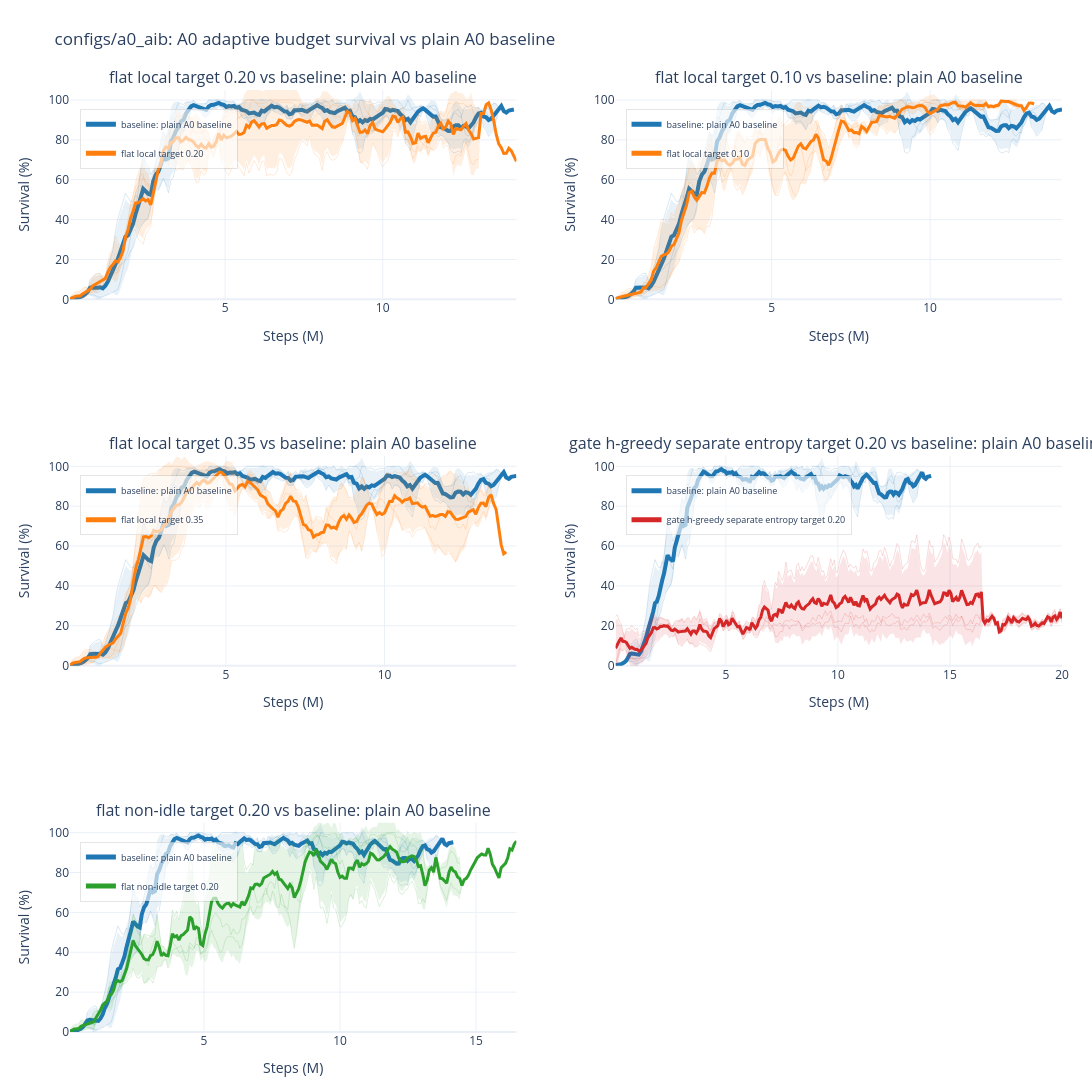

The notebook cell saved with this chart:
### Markdown cell above
Assuming plot baseline = `a0_hvg_00_baseline` (plain A0 baseline).

| Run family | Displayed name | Adaptive budget | Cost mode | Target | Rho threshold | Intervention gate | Difference vs `a0_hvg_00_baseline` |
|---|---|---|---|---:|---:|---|---|
| `a0_hvg_00_baseline` | plain A0 baseline | `false` | `-` | `-` | `-` | `false` | Plain A0 baseline: no adaptive intervention budget and no gate |
| `a0_aib_00_flat_local_t020` | flat local target 0.20 | `true` | `local_safe` | `0.20` | `0.90` | `false` | Adds adaptive intervention budget with local-safe cost and target `0.20` |
| `a0_aib_01_flat_local_t010` | flat local target 0.10 | `true` | `local_safe` | `0.10` | `0.90` | `false` | Same local-safe budget mechanism with lower target `0.10` |
| `a0_aib_02_flat_local_t035` | flat local target 0.35 | `true` | `local_safe` | `0.35` | `0.90` | `false` | Same local-safe budget mechanism with higher target `0.35` |
| `a0_aib_03_gate_hgreedy_sep_local_t020` | gate h-greedy separate entropy target 0.20 | `true` | `local_safe` | `0.20` | `0.90` | `hierarchical_greedy` | Adds intervention gate with hierarchical greedy eval and separate gate entropy while keeping local-safe target `0.20` |
| `a0_aib_04_flat_nonidle_t020` | flat non-idle target 0.20 | `true` | `nonidle` | `0.20` | `0.90` | `false` | Uses non-idle cost instead of local-safe cost at target `0.20` |

Shared unless noted: MLP actor/critic, `[256,256,256]` / `[256,256,256]`, `norm_reward = true`, `init_do_nothing_prob = 0.0`, `entropy_coef = 0.01`, `total_timesteps = 20000000`, `eval_freq = 80000`.

### Code cell
a0_aib_result = wm.plot_a0_aib_survival()
a0_aib_result["fig"]

### Figure 1 — Plotly figure (JSON) as saved in the notebook; plotly's stock layout.template omitted (floating-point values rounded to 4 significant figures; data arrays with more than 128 entries replaced by an {"elided": "..."} marker saying what was removed)
{"data": [{"hovertemplate": "<b>a0_hvg_00_baseline_s0</b><br>step: %{x:.2f}M<br>smoothed value: %{y:.3f}<extra></extra>", "legend": "legend", "legendgroup": "mean_subplot1:baseline: plain A0 baseline", "line": {"color": "#1f77b4", "dash": "solid", "width": 1}, "mode": "lines", "name": "baseline: plain A0 baseline member", "opacity": 0.16, "showlegend": false, "type": "scatter", "x": {"elided": "171 float values"}, "xaxis": "x", "y": {"elided": "171 float values"}, "yaxis": "y"}, {"hovertemplate": "<b>a0_hvg_00_baseline_s1</b><br>step: %{x:.2f}M<br>smoothed value: %{y:.3f}<extra></extra>", "legend": "legend", "legendgroup": "mean_subplot1:baseline: plain A0 baseline", "line": {"color": "#1f77b4", "dash": "solid", "width": 1}, "mode": "lines", "name": "baseline: plain A0 baseline member", "opacity": 0.16, "showlegend": false, "type": "scatter", "x": {"elided": "171 float values"}, "xaxis": "x", "y": {"elided": "171 float values"}, "yaxis": "y"}, {"hovertemplate": "<b>a0_hvg_00_baseline_s2</b><br>step: %{x:.2f}M<br>smoothed value: %{y:.3f}<extra></extra>", "legend": "legend", "legendgroup": "mean_subplot1:baseline: plain A0 baseline", "line": {"color": "#1f77b4", "dash": "solid", "width": 1}, "mode": "lines", "name": "baseline: plain A0 baseline member", "opacity": 0.16, "showlegend": false, "type": "scatter", "x": {"elided": "177 float values"}, "xaxis": "x", "y": {"elided": "177 float values"}, "yaxis": "y"}, {"fill": "toself", "fillcolor": "rgba(31,119,180,0.1)", "hoverinfo": "skip", "legend": "legend", "legendgroup": "mean_subplot1:baseline: plain A0 baseline", "line": {"color": "rgba(0,0,0,0)", "width": 0}, "mode": "lines", "name": "baseline: plain A0 baseline std", "showlegend": false, "type": "scatter", "x": {"elided": "354 float values"}, "xaxis": "x", "y": {"elided": "354 float values"}, "yaxis": "y"}, {"customdata": {"elided": "177 int values"}, "hovertemplate": "<b>baseline: plain A0 baseline</b><br>metric: test/charts/episodic_survival<br>runs at step: %{customdata}<br>step: %{x:.2f}M<br>mean of smoothed seeds: %{y:.3f}<extra></extra>", "legend": "legend", "legendgroup": "mean_subplot1:baseline: plain A0 baseline", "line": {"color": "#1f77b4", "dash": "solid", "width": 4}, "mode": "lines", "name": "baseline: plain A0 baseline", "opacity": 1, "showlegend": true, "type": "scatter", "x": {"elided": "177 float values"}, "xaxis": "x", "y": {"elided": "177 float values"}, "yaxis": "y"}, {"hovertemplate": "<b>a0_aib_00_flat_local_t020_s0</b><br>step: %{x:.2f}M<br>smoothed value: %{y:.3f}<extra></extra>", "legend": "legend", "legendgroup": "mean_subplot1:flat local target 0.20", "line": {"color": "#ff7f0e", "dash": "solid", "width": 1}, "mode": "lines", "name": "flat local target 0.20 member", "opacity": 0.16, "showlegend": false, "type": "scatter", "x": {"elided": "178 float values"}, "xaxis": "x", "y": {"elided": "178 float values"}, "yaxis": "y"}, {"hovertemplate": "<b>a0_aib_00_flat_local_t020_s1</b><br>step: %{x:.2f}M<br>smoothed value: %{y:.3f}<extra></extra>", "legend": "legend", "legendgroup": "mean_subplot1:flat local target 0.20", "line": {"color": "#ff7f0e", "dash": "solid", "width": 1}, "mode": "lines", "name": "flat local target 0.20 member", "opacity": 0.16, "showlegend": false, "type": "scatter", "x": {"elided": "163 float values"}, "xaxis": "x", "y": {"elided": "163 float values"}, "yaxis": "y"}, {"hovertemplate": "<b>a0_aib_00_flat_local_t020_s2</b><br>step: %{x:.2f}M<br>smoothed value: %{y:.3f}<extra></extra>", "legend": "legend", "legendgroup": "mean_subplot1:flat local target 0.20", "line": {"color": "#ff7f0e", "dash": "solid", "width": 1}, "mode": "lines", "name": "flat local target 0.20 member", "opacity": 0.16, "showlegend": false, "type": "scatter", "x": {"elided": "152 float values"}, "xaxis": "x", "y": {"elided": "152 float values"}, "yaxis": "y"}, {"fill": "toself", "fillcolor": "rgba(255,127,14,0.12)", "hoverinfo": "skip", "legend": "legend", "legendgroup": "mean_subplot1:flat local target 0.20", "line": {"color": "rgba(0,0,0,0)", "width": 0}, "mode": "lines", "name": "flat local target 0.20 std", "showlegend": false, "type": "scatter", "x": {"elided": "356 float values"}, "xaxis": "x", "y": {"elided": "356 float values"}, "yaxis": "y"}, {"customdata": {"elided": "178 int values"}, "hovertemplate": "<b>flat local target 0.20</b><br>metric: test/charts/episodic_survival<br>runs at step: %{customdata}<br>step: %{x:.2f}M<br>mean of smoothed seeds: %{y:.3f}<extra></extra>", "legend": "legend", "legendgroup": "mean_subplot1:flat local target 0.20", "line": {"color": "#ff7f0e", "dash": "solid", "width": 3}, "mode": "lines", "name": "flat local target 0.20", "opacity": 1, "showlegend": true, "type": "scatter", "x": {"elided": "178 float values"}, "xaxis": "x", "y": {"elided": "178 float values"}, "yaxis": "y"}, {"hovertemplate": "<b>a0_hvg_00_baseline_s0</b><br>step: %{x:.2f}M<br>smoothed value: %{y:.3f}<extra></extra>", "legend": "legend2", "legendgroup": "mean_subplot2:baseline: plain A0 baseline", "line": {"color": "#1f77b4", "dash": "solid", "width": 1}, "mode": "lines", "name": "baseline: plain A0 baseline member", "opacity": 0.16, "showlegend": false, "type": "scatter", "x": {"elided": "171 float values"}, "xaxis": "x2", "y": {"elided": "171 float values"}, "yaxis": "y2"}, {"hovertemplate": "<b>a0_hvg_00_baseline_s1</b><br>step: %{x:.2f}M<br>smoothed value: %{y:.3f}<extra></extra>", "legend": "legend2", "legendgroup": "mean_subplot2:baseline: plain A0 baseline", "line": {"color": "#1f77b4", "dash": "solid", "width": 1}, "mode": "lines", "name": "baseline: plain A0 baseline member", "opacity": 0.16, "showlegend": false, "type": "scatter", "x": {"elided": "171 float values"}, "xaxis": "x2", "y": {"elided": "171 float values"}, "yaxis": "y2"}, {"hovertemplate": "<b>a0_hvg_00_baseline_s2</b><br>step: %{x:.2f}M<br>smoothed value: %{y:.3f}<extra></extra>", "legend": "legend2", "legendgroup": "mean_subplot2:baseline: plain A0 baseline", "line": {"color": "#1f77b4", "dash": "solid", "width": 1}, "mode": "lines", "name": "baseline: plain A0 baseline member", "opacity": 0.16, "showlegend": false, "type": "scatter", "x": {"elided": "177 float values"}, "xaxis": "x2", "y": {"elided": "177 float values"}, "yaxis": "y2"}, {"fill": "toself", "fillcolor": "rgba(31,119,180,0.1)", "hoverinfo": "skip", "legend": "legend2", "legendgroup": "mean_subplot2:baseline: plain A0 baseline", "line": {"color": "rgba(0,0,0,0)", "width": 0}, "mode": "lines", "name": "baseline: plain A0 baseline std", "showlegend": false, "type": "scatter", "x": {"elided": "354 float values"}, "xaxis": "x2", "y": {"elided": "354 float values"}, "yaxis": "y2"}, {"customdata": {"elided": "177 int values"}, "hovertemplate": "<b>baseline: plain A0 baseline</b><br>metric: test/charts/episodic_survival<br>runs at step: %{customdata}<br>step: %{x:.2f}M<br>mean of smoothed seeds: %{y:.3f}<extra></extra>", "legend": "legend2", "legendgroup": "mean_subplot2:baseline: plain A0 baseline", "line": {"color": "#1f77b4", "dash": "solid", "width": 4}, "mode": "lines", "name": "baseline: plain A0 baseline", "opacity": 1, "showlegend": true, "type": "scatter", "x": {"elided": "177 float values"}, "xaxis": "x2", "y": {"elided": "177 float values"}, "yaxis": "y2"}, {"hovertemplate": "<b>a0_aib_01_flat_local_t010_s0</b><br>step: %{x:.2f}M<br>smoothed value: %{y:.3f}<extra></extra>", "legend": "legend2", "legendgroup": "mean_subplot2:flat local target 0.10", "line": {"color": "#ff7f0e", "dash": "solid", "width": 1}, "mode": "lines", "name": "flat local target 0.10 member", "opacity": 0.16, "showlegend": false, "type": "scatter", "x": {"elided": "161 float values"}, "xaxis": "x2", "y": {"elided": "161 float values"}, "yaxis": "y2"}, {"hovertemplate": "<b>a0_aib_01_flat_local_t010_s1</b><br>step: %{x:.2f}M<br>smoothed value: %{y:.3f}<extra></extra>", "legend": "legend2", "legendgroup": "mean_subplot2:flat local target 0.10", "line": {"color": "#ff7f0e", "dash": "solid", "width": 1}, "mode": "lines", "name": "flat local target 0.10 member", "opacity": 0.16, "showlegend": false, "type": "scatter", "x": {"elided": "166 float values"}, "xaxis": "x2", "y": {"elided": "166 float values"}, "yaxis": "y2"}, {"hovertemplate": "<b>a0_aib_01_flat_local_t010_s2</b><br>step: %{x:.2f}M<br>smoothed value: %{y:.3f}<extra></extra>", "legend": "legend2", "legendgroup": "mean_subplot2:flat local target 0.10", "line": {"color": "#ff7f0e", "dash": "solid", "width": 1}, "mode": "lines", "name": "flat local target 0.10 member", "opacity": 0.16, "showlegend": false, "type": "scatter", "x": {"elided": "159 float values"}, "xaxis": "x2", "y": {"elided": "159 float values"}, "yaxis": "y2"}, {"fill": "toself", "fillcolor": "rgba(255,127,14,0.12)", "hoverinfo": "skip", "legend": "legend2", "legendgroup": "mean_subplot2:flat local target 0.10", "line": {"color": "rgba(0,0,0,0)", "width": 0}, "mode": "lines", "name": "flat local target 0.10 std", "showlegend": false, "type": "scatter", "x": {"elided": "332 float values"}, "xaxis": "x2", "y": {"elided": "332 float values"}, "yaxis": "y2"}, {"customdata": {"elided": "166 int values"}, "hovertemplate": "<b>flat local target 0.10</b><br>metric: test/charts/episodic_survival<br>runs at step: %{customdata}<br>step: %{x:.2f}M<br>mean of smoothed seeds: %{y:.3f}<extra></extra>", "legend": "legend2", "legendgroup": "mean_subplot2:flat local target 0.10", "line": {"color": "#ff7f0e", "dash": "solid", "width": 3}, "mode": "lines", "name": "flat local target 0.10", "opacity": 1, "showlegend": true, "type": "scatter", "x": {"elided": "166 float values"}, "xaxis": "x2", "y": {"elided": "166 float values"}, "yaxis": "y2"}, {"hovertemplate": "<b>a0_hvg_00_baseline_s0</b><br>step: %{x:.2f}M<br>smoothed value: %{y:.3f}<extra></extra>", "legend": "legend3", "legendgroup": "mean_subplot3:baseline: plain A0 baseline", "line": {"color": "#1f77b4", "dash": "solid", "width": 1}, "mode": "lines", "name": "baseline: plain A0 baseline member", "opacity": 0.16, "showlegend": false, "type": "scatter", "x": {"elided": "171 float values"}, "xaxis": "x3", "y": {"elided": "171 float values"}, "yaxis": "y3"}, {"hovertemplate": "<b>a0_hvg_00_baseline_s1</b><br>step: %{x:.2f}M<br>smoothed value: %{y:.3f}<extra></extra>", "legend": "legend3", "legendgroup": "mean_subplot3:baseline: plain A0 baseline", "line": {"color": "#1f77b4", "dash": "solid", "width": 1}, "mode": "lines", "name": "baseline: plain A0 baseline member", "opacity": 0.16, "showlegend": false, "type": "scatter", "x": {"elided": "171 float values"}, "xaxis": "x3", "y": {"elided": "171 float values"}, "yaxis": "y3"}, {"hovertemplate": "<b>a0_hvg_00_baseline_s2</b><br>step: %{x:.2f}M<br>smoothed value: %{y:.3f}<extra></extra>", "legend": "legend3", "legendgroup": "mean_subplot3:baseline: plain A0 baseline", "line": {"color": "#1f77b4", "dash": "solid", "width": 1}, "mode": "lines", "name": "baseline: plain A0 baseline member", "opacity": 0.16, "showlegend": false, "type": "scatter", "x": {"elided": "177 float values"}, "xaxis": "x3", "y": {"elided": "177 float values"}, "yaxis": "y3"}, {"fill": "toself", "fillcolor": "rgba(31,119,180,0.1)", "hoverinfo": "skip", "legend": "legend3", "legendgroup": "mean_subplot3:baseline: plain A0 baseline", "line": {"color": "rgba(0,0,0,0)", "width": 0}, "mode": "lines", "name": "baseline: plain A0 baseline std", "showlegend": false, "type": "scatter", "x": {"elided": "354 float values"}, "xaxis": "x3", "y": {"elided": "354 float values"}, "yaxis": "y3"}, {"customdata": {"elided": "177 int values"}, "hovertemplate": "<b>baseline: plain A0 baseline</b><br>metric: test/charts/episodic_survival<br>runs at step: %{customdata}<br>step: %{x:.2f}M<br>mean of smoothed seeds: %{y:.3f}<extra></extra>", "legend": "legend3", "legendgroup": "mean_subplot3:baseline: plain A0 baseline", "line": {"color": "#1f77b4", "dash": "solid", "width": 4}, "mode": "lines", "name": "baseline: plain A0 baseline", "opacity": 1, "showlegend": true, "type": "scatter", "x": {"elided": "177 float values"}, "xaxis": "x3", "y": {"elided": "177 float values"}, "yaxis": "y3"}, {"hovertemplate": "<b>a0_aib_02_flat_local_t035_s0</b><br>step: %{x:.2f}M<br>smoothed value: %{y:.3f}<extra></extra>", "legend": "legend3", "legendgroup": "mean_subplot3:flat local target 0.35", "line": {"color": "#ff7f0e", "dash": "solid", "width": 1}, "mode": "lines", "name": "flat local target 0.35 member", "opacity": 0.16, "showlegend": false, "type": "scatter", "x": {"elided": "173 float values"}, "xaxis": "x3", "y": {"elided": "173 float values"}, "yaxis": "y3"}, {"hovertemplate": "<b>a0_aib_02_flat_local_t035_s1</b><br>step: %{x:.2f}M<br>smoothed value: %{y:.3f}<extra></extra>", "legend": "legend3", "legendgroup": "mean_subplot3:flat local target 0.35", "line": {"color": "#ff7f0e", "dash": "solid", "width": 1}, "mode": "lines", "name": "flat local target 0.35 member", "opacity": 0.16, "showlegend": false, "type": "scatter", "x": {"elided": "167 float values"}, "xaxis": "x3", "y": {"elided": "167 float values"}, "yaxis": "y3"}, {"hovertemplate": "<b>a0_aib_02_flat_local_t035_s2</b><br>step: %{x:.2f}M<br>smoothed value: %{y:.3f}<extra></extra>", "legend": "legend3", "legendgroup": "mean_subplot3:flat local target 0.35", "line": {"color": "#ff7f0e", "dash": "solid", "width": 1}, "mode": "lines", "name": "flat local target 0.35 member", "opacity": 0.16, "showlegend": false, "type": "scatter", "x": {"elided": "160 float values"}, "xaxis": "x3", "y": {"elided": "160 float values"}, "yaxis": "y3"}, {"fill": "toself", "fillcolor": "rgba(255,127,14,0.12)", "hoverinfo": "skip", "legend": "legend3", "legendgroup": "mean_subplot3:flat local target 0.35", "line": {"color": "rgba(0,0,0,0)", "width": 0}, "mode": "lines", "name": "flat local target 0.35 std", "showlegend": false, "type": "scatter", "x": {"elided": "346 float values"}, "xaxis": "x3", "y": {"elided": "346 float values"}, "yaxis": "y3"}, {"customdata": {"elided": "173 int values"}, "hovertemplate": "<b>flat local target 0.35</b><br>metric: test/charts/episodic_survival<br>runs at step: %{customdata}<br>step: %{x:.2f}M<br>mean of smoothed seeds: %{y:.3f}<extra></extra>", "legend": "legend3", "legendgroup": "mean_subplot3:flat local target 0.35", "line": {"color": "#ff7f0e", "dash": "solid", "width": 3}, "mode": "lines", "name": "flat local target 0.35", "opacity": 1, "showlegend": true, "type": "scatter", "x": {"elided": "173 float values"}, "xaxis": "x3", "y": {"elided": "173 float values"}, "yaxis": "y3"}, {"hovertemplate": "<b>a0_hvg_00_baseline_s0</b><br>step: %{x:.2f}M<br>smoothed value: %{y:.3f}<extra></extra>", "legend": "legend4", "legendgroup": "mean_subplot4:baseline: plain A0 baseline", "line": {"color": "#1f77b4", "dash": "solid", "width": 1}, "mode": "lines", "name": "baseline: plain A0 baseline member", "opacity": 0.16, "showlegend": false, "type": "scatter", "x": {"elided": "171 float values"}, "xaxis": "x4", "y": {"elided": "171 float values"}, "yaxis": "y4"}, {"hovertemplate": "<b>a0_hvg_00_baseline_s1</b><br>step: %{x:.2f}M<br>smoothed value: %{y:.3f}<extra></extra>", "legend": "legend4", "legendgroup": "mean_subplot4:baseline: plain A0 baseline", "line": {"color": "#1f77b4", "dash": "solid", "width": 1}, "mode": "lines", "name": "baseline: plain A0 baseline member", "opacity": 0.16, "showlegend": false, "type": "scatter", "x": {"elided": "171 float values"}, "xaxis": "x4", "y": {"elided": "171 float values"}, "yaxis": "y4"}, {"hovertemplate": "<b>a0_hvg_00_baseline_s2</b><br>step: %{x:.2f}M<br>smoothed value: %{y:.3f}<extra></extra>", "legend": "legend4", "legendgroup": "mean_subplot4:baseline: plain A0 baseline", "line": {"color": "#1f77b4", "dash": "solid", "width": 1}, "mode": "lines", "name": "baseline: plain A0 baseline member", "opacity": 0.16, "showlegend": false, "type": "scatter", "x": {"elided": "177 float values"}, "xaxis": "x4", "y": {"elided": "177 float values"}, "yaxis": "y4"}, {"fill": "toself", "fillcolor": "rgba(31,119,180,0.1)", "hoverinfo": "skip", "legend": "legend4", "legendgroup": "mean_subplot4:baseline: plain A0 baseline", "line": {"color": "rgba(0,0,0,0)", "width": 0}, "mode": "lines", "name": "baseline: plain A0 baseline std", "showlegend": false, "type": "scatter", "x": {"elided": "354 float values"}, "xaxis": "x4", "y": {"elided": "354 float values"}, "yaxis": "y4"}, {"customdata": {"elided": "177 int values"}, "hovertemplate": "<b>baseline: plain A0 baseline</b><br>metric: test/charts/episodic_survival<br>runs at step: %{customdata}<br>step: %{x:.2f}M<br>mean of smoothed seeds: %{y:.3f}<extra></extra>", "legend": "legend4", "legendgroup": "mean_subplot4:baseline: plain A0 baseline", "line": {"color": "#1f77b4", "dash": "solid", "width": 4}, "mode": "lines", "name": "baseline: plain A0 baseline", "opacity": 1, "showlegend": true, "type": "scatter", "x": {"elided": "177 float values"}, "xaxis": "x4", "y": {"elided": "177 float values"}, "yaxis": "y4"}, {"hovertemplate": "<b>a0_aib_03_gate_hgreedy_sep_local_t020_s0</b><br>step: %{x:.2f}M<br>smoothed value: %{y:.3f}<extra></extra>", "legend": "legend4", "legendgroup": "mean_subplot4:gate h-greedy separate entropy target 0.20", "line": {"color": "#d62728", "dash": "solid", "width": 1}, "mode": "lines", "name": "gate h-greedy separate entropy target 0.20 member", "opacity": 0.16, "showlegend": false, "type": "scatter", "x": {"elided": "205 float values"}, "xaxis": "x4", "y": {"elided": "205 float values"}, "yaxis": "y4"}, {"hovertemplate": "<b>a0_aib_03_gate_hgreedy_sep_local_t020_s1</b><br>step: %{x:.2f}M<br>smoothed value: %{y:.3f}<extra></extra>", "legend": "legend4", "legendgroup": "mean_subplot4:gate h-greedy separate entropy target 0.20", "line": {"color": "#d62728", "dash": "solid", "width": 1}, "mode": "lines", "name": "gate h-greedy separate entropy target 0.20 member", "opacity": 0.16, "showlegend": false, "type": "scatter", "x": {"elided": "250 float values"}, "xaxis": "x4", "y": {"elided": "250 float values"}, "yaxis": "y4"}, {"hovertemplate": "<b>a0_aib_03_gate_hgreedy_sep_local_t020_s2</b><br>step: %{x:.2f}M<br>smoothed value: %{y:.3f}<extra></extra>", "legend": "legend4", "legendgroup": "mean_subplot4:gate h-greedy separate entropy target 0.20", "line": {"color": "#d62728", "dash": "solid", "width": 1}, "mode": "lines", "name": "gate h-greedy separate entropy target 0.20 member", "opacity": 0.16, "showlegend": false, "type": "scatter", "x": {"elided": "250 float values"}, "xaxis": "x4", "y": {"elided": "250 float values"}, "yaxis": "y4"}, {"fill": "toself", "fillcolor": "rgba(214,39,40,0.12)", "hoverinfo": "skip", "legend": "legend4", "legendgroup": "mean_subplot4:gate h-greedy separate entropy target 0.20", "line": {"color": "rgba(0,0,0,0)", "width": 0}, "mode": "lines", "name": "gate h-greedy separate entropy target 0.20 std", "showlegend": false, "type": "scatter", "x": {"elided": "500 float values"}, "xaxis": "x4", "y": {"elided": "500 float values"}, "yaxis": "y4"}, {"customdata": {"elided": "250 int values"}, "hovertemplate": "<b>gate h-greedy separate entropy target 0.20</b><br>metric: test/charts/episodic_survival<br>runs at step: %{customdata}<br>step: %{x:.2f}M<br>mean of smoothed seeds: %{y:.3f}<extra></extra>", "legend": "legend4", "legendgroup": "mean_subplot4:gate h-greedy separate entropy target 0.20", "line": {"color": "#d62728", "dash": "solid", "width": 3}, "mode": "lines", "name": "gate h-greedy separate entropy target 0.20", "opacity": 1, "showlegend": true, "type": "scatter", "x": {"elided": "250 float values"}, "xaxis": "x4", "y": {"elided": "250 float values"}, "yaxis": "y4"}, {"hovertemplate": "<b>a0_hvg_00_baseline_s0</b><br>step: %{x:.2f}M<br>smoothed value: %{y:.3f}<extra></extra>", "legend": "legend5", "legendgroup": "mean_subplot5:baseline: plain A0 baseline", "line": {"color": "#1f77b4", "dash": "solid", "width": 1}, "mode": "lines", "name": "baseline: plain A0 baseline member", "opacity": 0.16, "showlegend": false, "type": "scatter", "x": {"elided": "171 float values"}, "xaxis": "x5", "y": {"elided": "171 float values"}, "yaxis": "y5"}, {"hovertemplate": "<b>a0_hvg_00_baseline_s1</b><br>step: %{x:.2f}M<br>smoothed value: %{y:.3f}<extra></extra>", "legend": "legend5", "legendgroup": "mean_subplot5:baseline: plain A0 baseline", "line": {"color": "#1f77b4", "dash": "solid", "width": 1}, "mode": "lines", "name": "baseline: plain A0 baseline member", "opacity": 0.16, "showlegend": false, "type": "scatter", "x": {"elided": "171 float values"}, "xaxis": "x5", "y": {"elided": "171 float values"}, "yaxis": "y5"}, {"hovertemplate": "<b>a0_hvg_00_baseline_s2</b><br>step: %{x:.2f}M<br>smoothed value: %{y:.3f}<extra></extra>", "legend": "legend5", "legendgroup": "mean_subplot5:baseline: plain A0 baseline", "line": {"color": "#1f77b4", "dash": "solid", "width": 1}, "mode": "lines", "name": "baseline: plain A0 baseline member", "opacity": 0.16, "showlegend": false, "type": "scatter", "x": {"elided": "177 float values"}, "xaxis": "x5", "y": {"elided": "177 float values"}, "yaxis": "y5"}, {"fill": "toself", "fillcolor": "rgba(31,119,180,0.1)", "hoverinfo": "skip", "legend": "legend5", "legendgroup": "mean_subplot5:baseline: plain A0 baseline", "line": {"color": "rgba(0,0,0,0)", "width": 0}, "mode": "lines", "name": "baseline: plain A0 baseline std", "showlegend": false, "type": "scatter", "x": {"elided": "354 float values"}, "xaxis": "x5", "y": {"elided": "354 float values"}, "yaxis": "y5"}, {"customdata": {"elided": "177 int values"}, "hovertemplate": "<b>baseline: plain A0 baseline</b><br>metric: test/charts/episodic_survival<br>runs at step: %{customdata}<br>step: %{x:.2f}M<br>mean of smoothed seeds: %{y:.3f}<extra></extra>", "legend": "legend5", "legendgroup": "mean_subplot5:baseline: plain A0 baseline", "line": {"color": "#1f77b4", "dash": "solid", "width": 4}, "mode": "lines", "name": "baseline: plain A0 baseline", "opacity": 1, "showlegend": true, "type": "scatter", "x": {"elided": "177 float values"}, "xaxis": "x5", "y": {"elided": "177 float values"}, "yaxis": "y5"}, {"hovertemplate": "<b>a0_aib_04_flat_nonidle_t020_s0</b><br>step: %{x:.2f}M<br>smoothed value: %{y:.3f}<extra></extra>", "legend": "legend5", "legendgroup": "mean_subplot5:flat non-idle target 0.20", "line": {"color": "#2ca02c", "dash": "solid", "width": 1}, "mode": "lines", "name": "flat non-idle target 0.20 member", "opacity": 0.16, "showlegend": false, "type": "scatter", "x": {"elided": "180 float values"}, "xaxis": "x5", "y": {"elided": "180 float values"}, "yaxis": "y5"}, {"hovertemplate": "<b>a0_aib_04_flat_nonidle_t020_s1</b><br>step: %{x:.2f}M<br>smoothed value: %{y:.3f}<extra></extra>", "legend": "legend5", "legendgroup": "mean_subplot5:flat non-idle target 0.20", "line": {"color": "#2ca02c", "dash": "solid", "width": 1}, "mode": "lines", "name": "flat non-idle target 0.20 member", "opacity": 0.16, "showlegend": false, "type": "scatter", "x": {"elided": "206 float values"}, "xaxis": "x5", "y": {"elided": "206 float values"}, "yaxis": "y5"}, {"hovertemplate": "<b>a0_aib_04_flat_nonidle_t020_s2</b><br>step: %{x:.2f}M<br>smoothed value: %{y:.3f}<extra></extra>", "legend": "legend5", "legendgroup": "mean_subplot5:flat non-idle target 0.20", "line": {"color": "#2ca02c", "dash": "solid", "width": 1}, "mode": "lines", "name": "flat non-idle target 0.20 member", "opacity": 0.16, "showlegend": false, "type": "scatter", "x": {"elided": "162 float values"}, "xaxis": "x5", "y": {"elided": "162 float values"}, "yaxis": "y5"}, {"fill": "toself", "fillcolor": "rgba(44,160,44,0.12)", "hoverinfo": "skip", "legend": "legend5", "legendgroup": "mean_subplot5:flat non-idle target 0.20", "line": {"color": "rgba(0,0,0,0)", "width": 0}, "mode": "lines", "name": "flat non-idle target 0.20 std", "showlegend": false, "type": "scatter", "x": {"elided": "412 float values"}, "xaxis": "x5", "y": {"elided": "412 float values"}, "yaxis": "y5"}, {"customdata": {"elided": "206 int values"}, "hovertemplate": "<b>flat non-idle target 0.20</b><br>metric: test/charts/episodic_survival<br>runs at step: %{customdata}<br>step: %{x:.2f}M<br>mean of smoothed seeds: %{y:.3f}<extra></extra>", "legend": "legend5", "legendgroup": "mean_subplot5:flat non-idle target 0.20", "line": {"color": "#2ca02c", "dash": "solid", "width": 3}, "mode": "lines", "name": "flat non-idle target 0.20", "opacity": 1, "showlegend": true, "type": "scatter", "x": {"elided": "206 float values"}, "xaxis": "x5", "y": {"elided": "206 float values"}, "yaxis": "y5"}], "layout": {"annotations": [{"font": {"size": 16}, "showarrow": false, "text": "flat local target 0.20 vs baseline: plain A0 baseline", "x": 0.225, "xanchor": "center", "xref": "paper", "y": 1, "yanchor": "bottom", "yref": "paper"}, {"font": {"size": 16}, "showarrow": false, "text": "flat local target 0.10 vs baseline: plain A0 baseline", "x": 0.775, "xanchor": "center", "xref": "paper", "y": 1, "yanchor": "bottom", "yref": "paper"}, {"font": {"size": 16}, "showarrow": false, "text": "flat local target 0.35 vs baseline: plain A0 baseline", "x": 0.225, "xanchor": "center", "xref": "paper", "y": 0.6111, "yanchor": "bottom", "yref": "paper"}, {"font": {"size": 16}, "showarrow": false, "text": "gate h-greedy separate entropy target 0.20 vs baseline: plain A0 baseline", "x": 0.775, "xanchor": "center", "xref": "paper", "y": 0.6111, "yanchor": "bottom", "yref": "paper"}, {"font": {"size": 16}, "showarrow": false, "text": "flat non-idle target 0.20 vs baseline: plain A0 baseline", "x": 0.225, "xanchor": "center", "xref": "paper", "y": 0.2222, "yanchor": "bottom", "yref": "paper"}], "height": 1140, "hovermode": "x unified", "legend": {"bgcolor": "rgba(255,255,255,0.62)", "bordercolor": "rgba(0,0,0,0.10)", "borderwidth": 1, "font": {"size": 9}, "itemsizing": "constant", "orientation": "v", "x": 0.01, "xanchor": "left", "y": 0.98, "yanchor": "top"}, "legend2": {"bgcolor": "rgba(255,255,255,0.62)", "bordercolor": "rgba(0,0,0,0.10)", "borderwidth": 1, "font": {"size": 9}, "itemsizing": "constant", "orientation": "v", "x": 0.56, "xanchor": "left", "y": 0.98, "yanchor": "top"}, "legend3": {"bgcolor": "rgba(255,255,255,0.62)", "bordercolor": "rgba(0,0,0,0.10)", "borderwidth": 1, "font": {"size": 9}, "itemsizing": "constant", "orientation": "v", "x": 0.01, "xanchor": "left", "y": 0.5911, "yanchor": "top"}, "legend4": {"bgcolor": "rgba(255,255,255,0.62)", "bordercolor": "rgba(0,0,0,0.10)", "borderwidth": 1, "font": {"size": 9}, "itemsizing": "constant", "orientation": "v", "x": 0.56, "xanchor": "left", "y": 0.5911, "yanchor": "top"}, "legend5": {"bgcolor": "rgba(255,255,255,0.62)", "bordercolor": "rgba(0,0,0,0.10)", "borderwidth": 1, "font": {"size": 9}, "itemsizing": "constant", "orientation": "v", "x": 0.01, "xanchor": "left", "y": 0.2022, "yanchor": "top"}, "margin": {"b": 60, "l": 70, "r": 30, "t": 90}, "showlegend": true, "title": {"text": "configs/a0_aib: A0 adaptive budget survival vs plain A0 baseline"}, "width": 1500, "xaxis": {"anchor": "y", "domain": [0, 0.45], "title": {"text": "Steps (M)"}}, "xaxis2": {"anchor": "y2", "domain": [0.55, 1], "title": {"text": "Steps (M)"}}, "xaxis3": {"anchor": "y3", "domain": [0, 0.45], "title": {"text": "Steps (M)"}}, "xaxis4": {"anchor": "y4", "domain": [0.55, 1], "title": {"text": "Steps (M)"}}, "xaxis5": {"anchor": "y5", "domain": [0, 0.45], "title": {"text": "Steps (M)"}}, "xaxis6": {"anchor": "y6", "domain": [0.55, 1]}, "yaxis": {"anchor": "x", "domain": [0.7778, 1], "range": [0, 105], "title": {"text": "Survival (%)"}}, "yaxis2": {"anchor": "x2", "domain": [0.7778, 1], "range": [0, 105], "title": {"text": "Survival (%)"}}, "yaxis3": {"anchor": "x3", "domain": [0.3889, 0.6111], "range": [0, 105], "title": {"text": "Survival (%)"}}, "yaxis4": {"anchor": "x4", "domain": [0.3889, 0.6111], "range": [0, 105], "title": {"text": "Survival (%)"}}, "yaxis5": {"anchor": "x5", "domain": [0, 0.2222], "range": [0, 105], "title": {"text": "Survival (%)"}}, "yaxis6": {"anchor": "x6", "domain": [0, 0.2222]}}}
